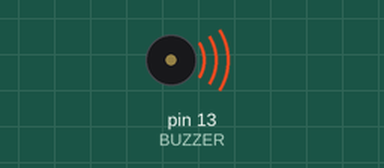
The sketch below on a simulated Arduino Uno, built with avr-gcc and run on an emulated ATmega328P. On the bench: buzzer (waves = sounding).

Above: at 0.1 s.
Timing chart, 0 to 40.0 s (numbered marks = the images above):
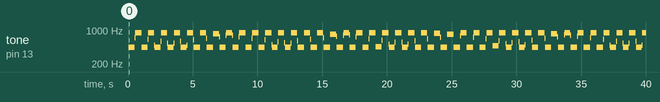

The sketch:

sketch_mar29a.ino
```cpp
#define BUZZER 13

void setup() {
  pinMode(BUZZER, OUTPUT);
}

void loop() {
  beep(BUZZER, 440, 500);
  beep(BUZZER, 880, 500);
}

void beep(int pin, long freq, long len) {
  long delay = 1000000 / freq / 2;
  long count = freq * len / 1000;

  for (int i = 0; i < count; i++) {
    digitalWrite(pin, HIGH);
    delayMicroseconds(delay);
    digitalWrite(pin, LOW);
    delayMicroseconds(delay);
  }
}
```

Measured:
- by itself, tone on pin 13 (BUZZER): plays 439 Hz for 0.48 s, 694 Hz for 0.04 s, 875 Hz for 0.48 s, 439 Hz for 0.48 s, 643 Hz for 0.04 s, 875 Hz for 0.48 s … (138 notes in this stretch)
